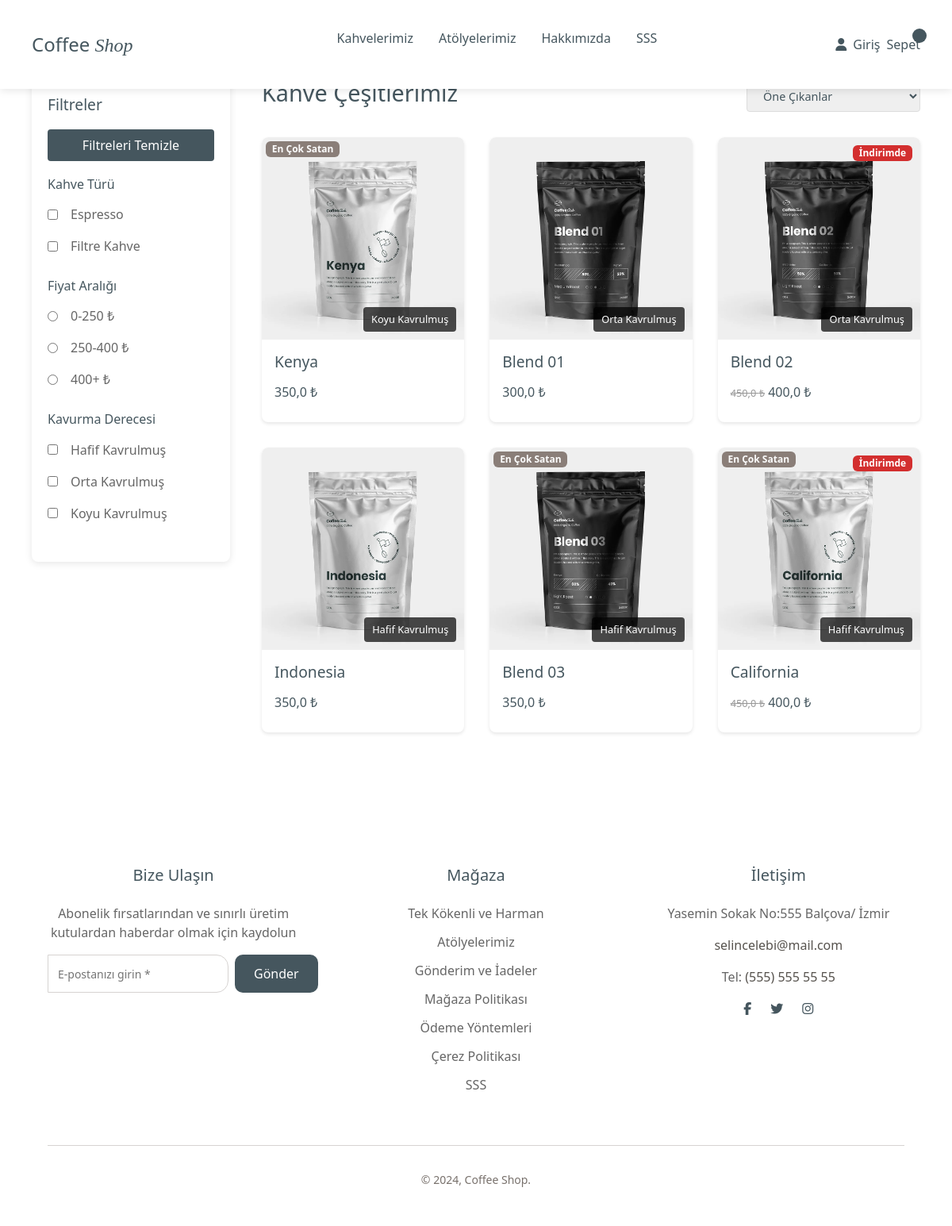
The app's page /urunlerimiz/ with its own data.
### shop/models.py (models this page shows, shortened)
class Category (models.Model):
    STATUS =(('True', 'Evet'),('False', 'Hayır'))
    title= models.CharField(max_length=30, verbose_name='Başlık')
    image = models.ImageField(upload_to='images/', blank=True, null=True)
    status=models.CharField(max_length=10, choices=STATUS, verbose_name='Stok Durumu')
    def image_tag(self):
        if self.image:
            return mark_safe(f'<img src="{self.image.url}" width="50" height="50" />')
        return "Resim Yok"
    image_tag.short_description = 'Görsel'
    class Meta:
        verbose_name='Kategori'
        verbose_name_plural='Kategoriler'

class Product (models.Model):
    STATUS =(('True', 'Evet'),('False', 'Hayır')) # aktif ürün pasif ürün bilgisi
    ROAST_CHOICES = [('Light', 'Hafif Kavrulmuş'),('Medium', 'Orta Kavrulmuş'),('Dark', 'Koyu Kavrulmuş ')]
    category=models.ForeignKey(Category, on_delete=models.CASCADE, verbose_name='Kategori')
    title= models.CharField(max_length=30, verbose_name='Başlık')
    description=models.TextField(blank=True, max_length=255, verbose_name='Açıklama')
    detail= models.TextField(blank=True,max_length=450, verbose_name='Ürün Bilgisi Detayı')
    image = models.ImageField(upload_to='images/', blank=True, null=True)
    price=models.FloatField(verbose_name='Fiyat')
    amount=models.IntegerField(default=0, verbose_name='Miktar')
    status=models.CharField(max_length=10, choices=STATUS, default='False', verbose_name='Stok Durumu')
    roast = models.CharField(max_length=50, verbose_name='Kavurma Seviyesi',choices=ROAST_CHOICES, default='Light')
    is_bestseller = models.BooleanField(default=False, verbose_name="En Çok Satan")
    is_on_sale = models.BooleanField(default=False, verbose_name='İndirimde')
    sale_price = models.FloatField(null=True, blank=True, verbose_name='İndirimli Fiyat')
    create_at = models.DateTimeField(auto_now_add=True)
    update_at=models.DateTimeField(auto_now=True)
    slug=models.SlugField(null=False, unique=True)
    user=models.ForeignKey(User, on_delete=models.CASCADE)
    class Meta:
        verbose_name='Ürün'
        verbose_name_plural='Ürünler'
    def image_tag(self):
        if self.image:
            return mark_safe(f'<img src="{self.image.url}" width="50" height="50" />')
        return "Resim Yok"
    image_tag.short_description = 'Görsel'

### settings/models.py (models this page shows, shortened)
class ContactInfo(models.Model):
    address = models.TextField(verbose_name='Adres')
    email = models.EmailField(verbose_name='E-posta')
    phone = models.CharField(max_length=20, verbose_name='Telefon')
    facebook = models.URLField(blank=True, null=True, verbose_name='Facebook')
    twitter = models.URLField(blank=True, null=True, verbose_name='Twitter')
    instagram = models.URLField(blank=True, null=True, verbose_name='Instagram')
    class Meta:
        verbose_name = 'İletişim Bilgisi'
        verbose_name_plural = 'İletişim Bilgileri'

### shop/views.py (the view)
# urls.py: path('urunlerimiz/', views.product_list, name='product_list'),
def product_list(request):
    products = Product.objects.filter(status='True')
    categories = Category.objects.filter(status='True')
    roast_choices = Product.ROAST_CHOICES
    context = {
        'products': products,
        'categories': categories,
        'roast_choices': roast_choices,
    }
    return render(request, 'shop/product_list.html', context)

### shop/templates/shop/product_list.html (shortened to what this page needs)
{% extends 'shop/base.html' %}
{% load static %}
{% block content %}
    <main>
        <section class="product-list-section">
            <div class="filter-sidebar">
                <h3>Filtreler</h3>
                <button onclick="clearFilters()" class="clear-filters">Filtreleri Temizle</button>
                <div class="filter-group" data-filter-type="type">
                    <h4>Kahve Türü</h4>
                    {% for category in categories %}
                        <label>
                            <input type="checkbox" value="{{ category.title|lower }}">
                            {{ category.title }}
                        </label>
                    {% endfor %}
                </div>
                <div class="filter-group" data-filter-type="price">
                    <h4>Fiyat Aralığı</h4>
                    <label><input type="radio" name="price" value="0-250"> 0-250 ₺</label>
                    <label><input type="radio" name="price" value="250-400"> 250-400 ₺</label>
                    <label><input type="radio" name="price" value="400-"> 400+ ₺</label>
                </div>
                <div class="filter-group" data-filter-type="roast">
                    <h4>Kavurma Derecesi</h4>
                    {% for roast_value, roast_label in roast_choices %}
                        <label>
                            <input type="checkbox" value="{{ roast_value|lower }}">
                            {{ roast_label }}
                        </label>
                    {% endfor %}
                </div>
            </div>
            <div class="product-grid">
                <div class="product-header">
                    <h2>Kahve Çeşitlerimiz</h2>
                    <div class="sort-options">
                        <select id="sortProducts">
                            <option value="featured">Öne Çıkanlar</option>
                        </select>
                    </div>
                </div>
                <div class="products-container">
                    {% for product in products %}
                        <div class="product-card" data-type="{{ product.category.title|lower }}">
                            <a href="{% url 'shop:product_detail' product.slug %}">
                                <div class="product-image">
                                    {% if product.image %}
                                        <img src="{{ product.image.url }}" alt="{{ product.title }}">
                                    {% else %}
                                    {% load static %}
                                    {% endif %}
                                    {% if product.is_bestseller %}
                                        <span class="badge bestseller-badge">En Çok Satan</span>
                                    {% endif %}
                                    {% if product.is_on_sale %}
                                        <span class="badge sale-badge">İndirimde</span>
                                    {% endif %}
                                    <span class="roast-badge">{{ product.get_roast_display }}</span>
                                </div>
                                <div class="product-info">
                                    <h3>{{ product.title }}</h3>
                                    {% if product.is_on_sale %}
                                        <p class="price">
                                            <span class="original-price">{{ product.price }} ₺</span>
                                            <span class="sale-price">{{ product.sale_price }} ₺</span>
                                        </p>
                                    {% else %}
                                        <p class="price">{{ product.price }} ₺</p>
                                    {% endif %}
                                </div>
                            </a>
                        </div>
                    {% empty %}
                        <p>Henüz ürün bulunmamaktadır.</p>
                    {% endfor %}
                </div>
            </div>
        </section>
    </main>
{% endblock %}

### shop/templates/shop/base.html (shortened to what this page needs)
<!DOCTYPE html>
<html lang="tr">
<head>
    {% load static %}
    <link rel="stylesheet" href="{% static 'css/style.css' %}">
    <link rel="stylesheet" href="https://cdnjs.cloudflare.com/ajax/libs/bootstrap/5.3.3/css/bootstrap.min.css">
    <link rel="stylesheet" href="https://cdnjs.cloudflare.com/ajax/libs/font-awesome/6.5.1/css/all.min.css">
</head>
<body>
    <header class="header">
        <div class="logo">
            <a href="{% url 'shop:index' %}" class="logo">
                Coffee <span class="logo-shop">Shop</span>
            </a>
        </div>
        <nav class="main-nav">
            <ul>
                <li><a href="{% url 'shop:product_list' %}" class="nav-link">Kahvelerimiz</a></li>
                <li><a href="{% url 'shop:atolyeler' %}" class="nav-link">Atölyelerimiz</a></li>
                <li><a href="{% url 'settings:about' %}" class="nav-link">Hakkımızda</a></li>
                <li><a href="{% url 'settings:faq' %}" class="nav-link">SSS</a></li>
            </ul>
        </nav>
        <div class="user-actions">
            {% if user.is_authenticated %}
                <div class="user-menu-wrapper">
                    <a href="#" class="login">
                        <i class="fas fa-user"></i>
                        <span>Profilim</span>
                    </a>
                </div>
            {% else %}
                <a href="{% url 'shop:login' %}" class="login">
                    <i class="fas fa-user"></i>
                    <span>Giriş</span>
                </a>
            {% endif %}
            <a href="{% url 'order:cart' %}" class="cart">
                Sepet
                <span class="cart-count">{{ cart_count }}</span>
            </a>
        </div>
    </header>
    {% block content %}{% endblock %}
    <footer class="footer">
        <div class="footer-container">
            <div class="footer-section">
                <h3>Bize Ulaşın</h3>
                <p>Abonelik fırsatlarından ve sınırlı üretim kutulardan haberdar olmak için kaydolun</p>
                <form class="newsletter-form">
                    <input type="email" placeholder="E-postanızı girin *" required>
                    <button type="submit">Gönder</button>
                </form>
            </div>
            <div class="footer-section">
                <h3>Mağaza</h3>
                <ul>
                    <li><a href="{% url 'shop:product_list' %}">Tek Kökenli ve Harman</a></li>
                    <li><a href="{% url 'shop:atolyeler' %}">Atölyelerimiz</a></li>
                    <li><a href="{% url 'settings:shipping_returns' %}">Gönderim ve İadeler</a></li>
                    <li><a href="{% url 'settings:shop_policy' %}">Mağaza Politikası</a></li>
                    <li><a href="{% url 'settings:shop_policy' %}">Ödeme Yöntemleri</a></li>
                    <li><a href="#">Çerez Politikası</a></li>
                    <li><a href="{% url 'settings:faq' %}">SSS</a></li>
                </ul>
            </div>
            <div class="footer-section">
                <h3>İletişim</h3>
                {% if contact_info %}
                    <address class="contact-info">
                        <p>{{ contact_info.address }}</p>
                        <p><a href="mailto:{{ contact_info.email }}">{{ contact_info.email }}</a></p>
                        <p>Tel: <a href="tel:{{ contact_info.phone }}">{{ contact_info.phone }}</a></p>
                    </address>
                    <div class="social-links">
                        {% if contact_info.facebook %}
                            <a href="{{ contact_info.facebook }}" target="_blank">
                                <i class="fab fa-facebook-f"></i>
                            </a>
                        {% endif %}
                        {% if contact_info.twitter %}
                            <a href="{{ contact_info.twitter }}" target="_blank">
                                <i class="fab fa-twitter"></i>
                            </a>
                        {% endif %}
                        {% if contact_info.instagram %}
                            <a href="{{ contact_info.instagram }}" target="_blank">
                                <i class="fab fa-instagram"></i>
                            </a>
                        {% endif %}
                    </div>
                {% endif %}
            </div>
        </div>
        <div class="footer-bottom">
            <p>&copy; 2024, Coffee Shop.</p>
        </div>
    </footer>
</body>
</html>

### records on screen
Category: title "Espresso"
Category: title "Filtre Kahve"
Product: image (picture), is_bestseller "En Çok Satan", roast "Koyu Kavrulmuş", title "Kenya", price "350,0"
Product: image (picture), roast "Orta Kavrulmuş", title "Blend 01", price "300,0"
Product: image (picture), is_on_sale "İndirimde", roast "Orta Kavrulmuş", title "Blend 02", price "450,0", sale_price "400,0"
Product: image (picture), roast "Hafif Kavrulmuş", title "Indonesia", price "350,0"
Product: image (picture), is_bestseller "En Çok Satan", roast "Hafif Kavrulmuş", title "Blend 03", price "350,0"
Product: image (picture), is_bestseller "En Çok Satan", is_on_sale "İndirimde", roast "Hafif Kavrulmuş", title "California", price "450,0", sale_price "400,0"
ContactInfo: address "Yasemin Sokak No:555 Balçova/ İzmir", email "selincelebi@mail.com", phone "(555) 555 55 55"

### other values on screen
{{ roast_label }} "Hafif Kavrulmuş" "Orta Kavrulmuş" "Koyu Kavrulmuş"
